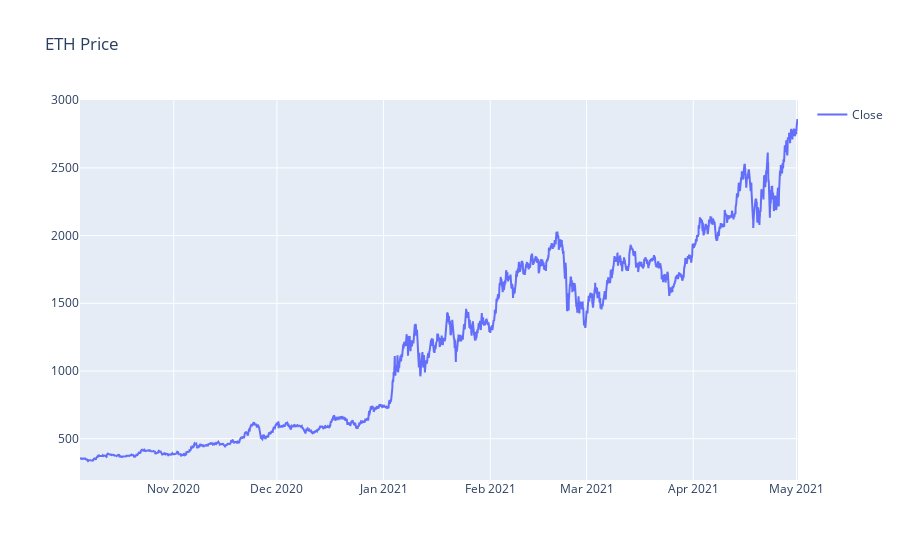

Notebook code cell kept with this figure:
### Code cell
fig = go.Figure()
fig.add_trace(go.Scatter(x=doge_data.index, y=doge_data['close'], name='Close'))
fig.update_layout(showlegend=True, title='ETH Price')
fig.show()

### Figure 1 — Plotly figure (JSON) as saved in the notebook; plotly's stock layout.template omitted (floating-point values rounded to 4 significant figures; data arrays with more than 128 entries replaced by an {"elided": "..."} marker saying what was removed)
{"data": [{"name": "Close", "type": "scatter", "x": {"elided": "5000 str values"}, "y": {"elided": "5000 mixed values"}}], "layout": {"showlegend": true, "title": {"text": "ETH Price"}}}
